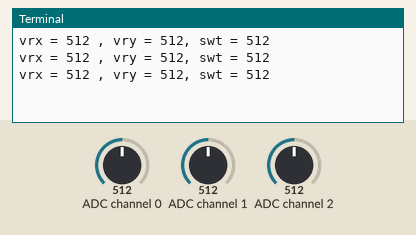
Recording of a program running on a simulated Raspberry Pi (BCM pin numbers). Parts: the last lines printed to the terminal. The test bench sets the inputs (shaded band); at power-on: ADC channel 0 = 512, ADC channel 1 = 512, ADC channel 2 = 512 (analog values on the 0–1023 scale).

Above: at 1.2 s.
1.3 s: ADC channel 0 set to 716
At 1.9 s:
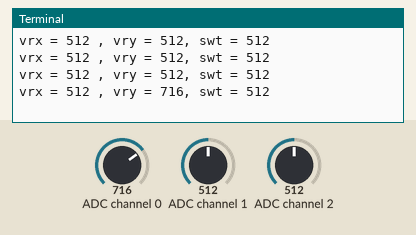
2.8 s: ADC channel 1 set to 716
At 3.4 s:
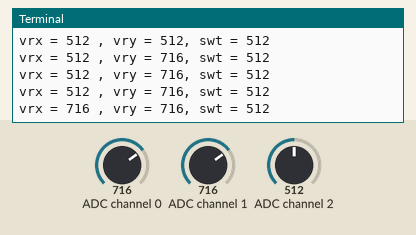
4.3 s: ADC channel 2 set to 716
At 4.8 s:
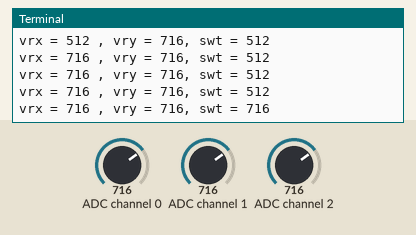
5.8 s: ADC channel 0 set to 900
At 6.4 s:
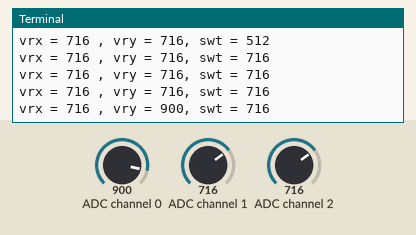
7.3 s: ADC channel 1 set to 900
At 7.9 s:
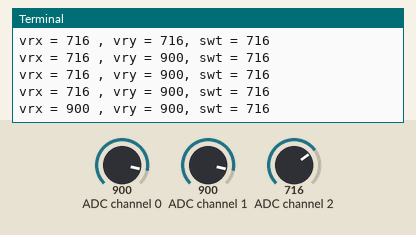
8.8 s: ADC channel 2 set to 900
At 9.4 s:
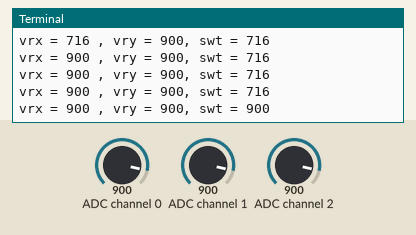
Timing chart, 0 to 11.3 s (numbered marks = the images above; inputs shaded):
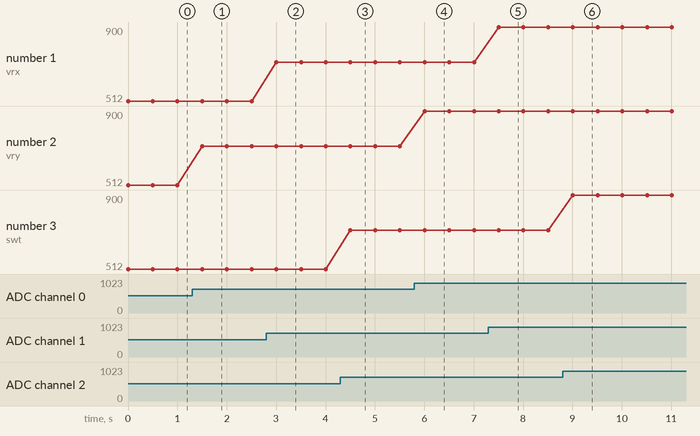

Measured:
- after the input at 1.3 s, the terminal: prints a new line after 0.20 s (image 1)
- after the input at 2.8 s, the terminal: prints a new line after 0.20 s (image 2)
- after the input at 4.3 s, the terminal: prints a new line after 0.21 s (image 3)
- after the input at 5.8 s, the terminal: prints a new line after 0.21 s (image 4)
- after the input at 7.3 s, the terminal: prints a new line after 0.21 s (image 5)
- after the input at 8.8 s, the terminal: prints a new line after 0.21 s (image 6)
- plotted number 2: 512 → 716 after the input at 1.3 s, 716 → 900 after the input at 5.8 s

The program:

017_JOYSTICK.py
```python
import spidev
import os
import time

swt_channel = 2  # SWITCH NU REU NEUN GEO JOYSTICK = 0
vrx_channel = 1  # VRX IS CONNECTED TO 1
vry_channel = 0  # VRY IS CONNECTED TO 2

spi = spidev.SpiDev()
spi.open(0, 0)
spi.max_speed_hz = 1000000  # million hz!


def readChannel(channel):
    val = spi.xfer2([1, (8+channel) << 4, 0])
    data = ((val[1] & 3) << 8) + val[2]
    return data


while True:
    vrx_pos = readChannel(vrx_channel)
    vry_pos = readChannel(vry_channel)
    swt_val = readChannel(swt_channel)

    print(f"vrx = {vrx_pos} , vry = {vry_pos}, swt = {swt_val}")
    time.sleep(0.5)
```
